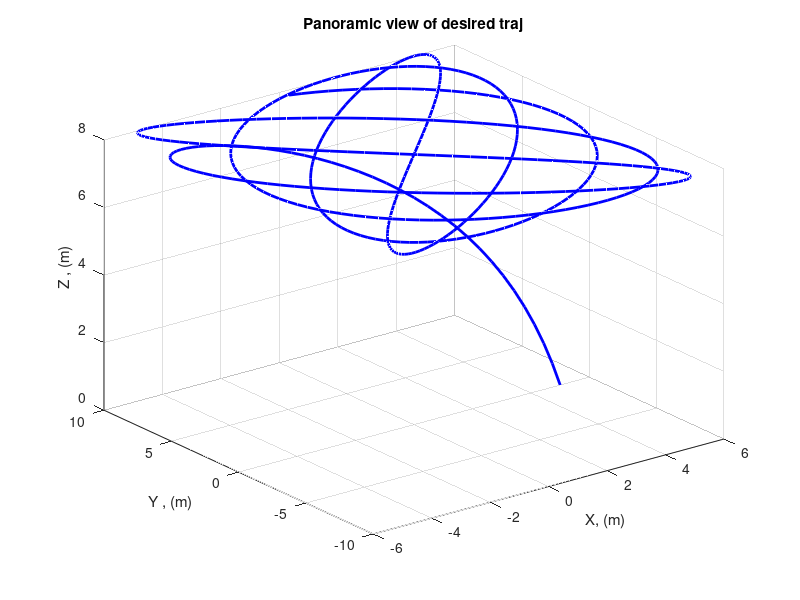

Source code (MATLAB):
t=0:0.2:30*pi;
A=5;a=5;
B=10;b=4;
C=8;c=5;
x=A*sin(a*0.070*t+pi/2);
y=B*sin(b*0.07*t);
z=C*(1-exp(-5*0.070*t));
plot3(x,y,z,'b','linewidth',2)
title('Panoramic view of desired traj')
xlabel('X, (m)')
ylabel('Y , (m)')
zlabel('Z , (m)')
%legend ('phi desired','phi quadrotor ')
grid on